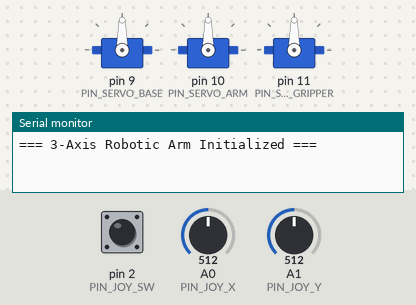
Bench run of a sketch on a simulated Arduino Uno, built with avr-gcc and run on an emulated ATmega328P. Shown: 3 × servo, the last lines printed to the serial monitor. Inputs (shaded band) come from the test bench; at power-on: A0 (PIN_JOY_X) = 512, A1 (PIN_JOY_Y) = 512, pin 2 (PIN_JOY_SW) HIGH.

Above: at 1.7 s.
1.8 s: A0 (PIN_JOY_X) set to 542
3.3 s: A0 (PIN_JOY_X) set to 561
At 5.7 s:
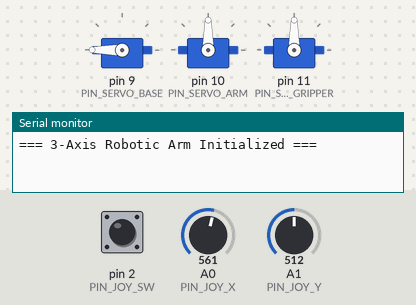
6.0 s: A1 (PIN_JOY_Y) set to 484
7.5 s: A1 (PIN_JOY_Y) set to 461
At 9.0 s:
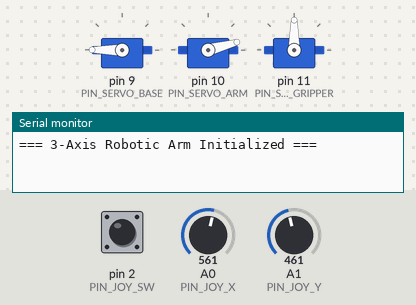
10.0 s: pin 2 (PIN_JOY_SW) pulled LOW for 0.15 s
At 11.2 s:
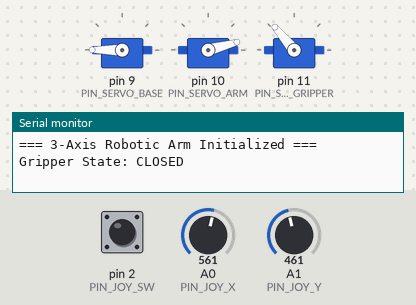
11.6 s: pin 2 (PIN_JOY_SW) pulled LOW for 1 s
At 12.6 s:
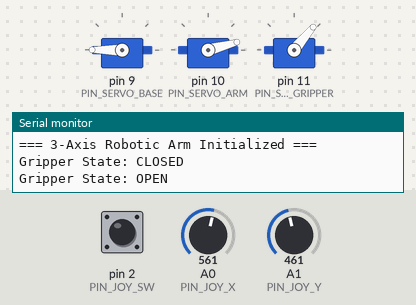
Timing chart, 0 to 14.6 s (numbered marks = the images above; inputs shaded):
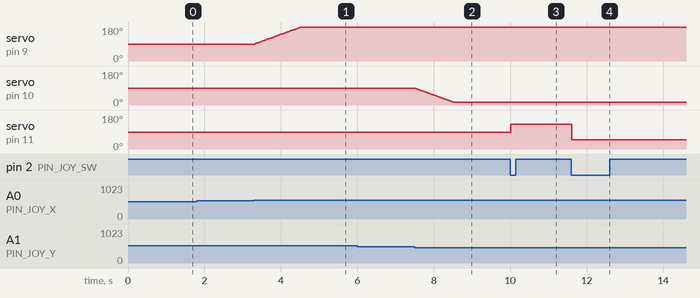

Measured:
- the behaviour switches between 550 and 551 on A0 (PIN_JOY_X) (found by bisection; images 0 and 1)
- the behaviour switches between 470 and 469 on A1 (PIN_JOY_Y) (found by bisection; images 1 and 2)
- after the input at 1.8 s, every drawn part: stays the same
- after the input at 3.3 s, servo on pin 9 (PIN_SERVO_BASE): moves from 90° to 180° over 1.2 s, starting at once
- after the input at 6.0 s, every drawn part: stays the same
- after the input at 7.5 s, servo on pin 10 (PIN_SERVO_ARM): moves from 90° to 15° over 1.0 s, starting at once
- after the input at 10.0 s, servo on pin 11 (PIN_SERVO_GRIPPER): 90° → 130° at once
- after the input at 11.6 s, servo on pin 11 (PIN_SERVO_GRIPPER): 130° → 50° at once

The sketch:

Robotic_Arm_Joystick_Control.ino
```cpp
/*
 * ============================================================================
 * Project: 3-Axis Robotic Arm - Joystick Control
 * Board:   Arduino Uno (or compatible)
 * Servos:  TowerPro SG90 9g Micro Servos
 * Control: 2-Axis Analog Thumb Joystick Module (KY-023)
 * ============================================================================
 *
 * Circuit Connections:
 * --------------------
 * Joystick Module:
 *   - GND  -> Arduino GND
 *   - +5V  -> Arduino 5V
 *   - VRx  -> Arduino Analog Pin A0  (Controls Base / Axis 1)
 *   - VRy  -> Arduino Analog Pin A1  (Controls Arm Shoulder / Axis 2)
 *   - SW   -> Arduino Digital Pin 2  (Pushbutton to toggle Gripper open/close)
 *
 * Servos (TowerPro SG90):
 *   - Servo 1 (Base / Shoulder): Signal (Orange) -> Arduino Pin 9
 *   - Servo 2 (Elbow / Arm):     Signal (Orange) -> Arduino Pin 10
 *   - Servo 3 (Claw / Gripper):  Signal (Orange) -> Arduino Pin 11 (Optional / 3rd Axis)
 *   - All Servos VCC (Red)       -> 5V (Breadboard power rail)
 *   - All Servos GND (Brown)     -> GND (Breadboard ground rail)
 *
 * Note on Power:
 * When running multiple servos simultaneously, it is recommended to power
 * the servos using an external 5V (1A-2A) power supply, with the external
 * GND connected to the Arduino GND.
 * ============================================================================
 */

#include <Servo.h>

// --- Pin Definitions ---
const int PIN_JOY_X   = A0;  // Joystick X-axis analog input
const int PIN_JOY_Y   = A1;  // Joystick Y-axis analog input
const int PIN_JOY_SW  = 2;   // Joystick pushbutton switch

const int PIN_SERVO_BASE    = 9;   // Servo 1: Base / Main link
const int PIN_SERVO_ARM     = 10;  // Servo 2: Arm / Elbow joint
const int PIN_SERVO_GRIPPER = 11;  // Servo 3: Gripper / Claw (optional 3rd axis)

// --- Servo Objects ---
Servo servoBase;
Servo servoArm;
Servo servoGripper;

// --- Servo Angle Variables (Starting at center position) ---
float angleBase    = 90.0;
float angleArm     = 90.0;
int   angleGripper = 90.0;

// --- Angle Limits (Prevent mechanical jamming) ---
const int MIN_BASE_ANGLE = 0;
const int MAX_BASE_ANGLE = 180;

const int MIN_ARM_ANGLE  = 15;
const int MAX_ARM_ANGLE  = 165;

const int GRIPPER_OPEN   = 50;   // Open claw position
const int GRIPPER_CLOSE  = 130;  // Closed claw position
bool isGripperClosed     = false;

// --- Joystick Calibration & Deadzone ---
// Center rest value is typically around 512 (0 - 1023)
const int JOY_CENTER_MIN = 470;
const int JOY_CENTER_MAX = 550;
const float STEP_SPEED   = 1.5;   // Speed of movement per loop iteration

// Debounce for switch
int lastButtonState = HIGH;
unsigned long lastDebounceTime = 0;
const unsigned long debounceDelay = 200;

void setup() {
  Serial.begin(9600);
  Serial.println(F("=== 3-Axis Robotic Arm Initialized ==="));

  // Initialize joystick switch with internal pull-up resistor
  pinMode(PIN_JOY_SW, INPUT_PULLUP);

  // Attach servos to PWM pins
  servoBase.attach(PIN_SERVO_BASE);
  servoArm.attach(PIN_SERVO_ARM);
  servoGripper.attach(PIN_SERVO_GRIPPER);

  // Set servos to initial positions
  servoBase.write((int)angleBase);
  servoArm.write((int)angleArm);
  servoGripper.write(angleGripper);
  delay(500);
}

void loop() {
  // 1. Read Analog Joystick Values (0 - 1023)
  int xVal = analogRead(PIN_JOY_X);
  int yVal = analogRead(PIN_JOY_Y);

  // -------------------------------------------------------------
  // CONTROL AXIS 1: BASE / MAIN SHOULDER (X-Axis)
  // Position-Hold Rate Control:
  // Moving the stick away from center increases or decreases angle.
  // Releasing the stick to center HOLDS the current position.
  // -------------------------------------------------------------
  if (xVal > JOY_CENTER_MAX) {
    // Map speed proportionally to stick deflection
    float speedFactor = map(xVal, JOY_CENTER_MAX, 1023, 1, 3);
    angleBase += STEP_SPEED * speedFactor;
    if (angleBase > MAX_BASE_ANGLE) angleBase = MAX_BASE_ANGLE;
  }
  else if (xVal < JOY_CENTER_MIN) {
    float speedFactor = map(xVal, JOY_CENTER_MIN, 0, 1, 3);
    angleBase -= STEP_SPEED * speedFactor;
    if (angleBase < MIN_BASE_ANGLE) angleBase = MIN_BASE_ANGLE;
  }

  // -------------------------------------------------------------
  // CONTROL AXIS 2: ARM / ELBOW (Y-Axis)
  // -------------------------------------------------------------
  if (yVal > JOY_CENTER_MAX) {
    float speedFactor = map(yVal, JOY_CENTER_MAX, 1023, 1, 3);
    angleArm += STEP_SPEED * speedFactor;
    if (angleArm > MAX_ARM_ANGLE) angleArm = MAX_ARM_ANGLE;
  }
  else if (yVal < JOY_CENTER_MIN) {
    float speedFactor = map(yVal, JOY_CENTER_MIN, 0, 1, 3);
    angleArm -= STEP_SPEED * speedFactor;
    if (angleArm < MIN_ARM_ANGLE) angleArm = MIN_ARM_ANGLE;
  }

  // -------------------------------------------------------------
  // CONTROL AXIS 3: GRIPPER / CLAW (Pushbutton Toggle)
  // Pressing joystick button toggles claw open / close
  // -------------------------------------------------------------
  int reading = digitalRead(PIN_JOY_SW);
  if (reading == LOW && lastButtonState == HIGH && (millis() - lastDebounceTime) > debounceDelay) {
    lastDebounceTime = millis();
    isGripperClosed = !isGripperClosed;
    angleGripper = isGripperClosed ? GRIPPER_CLOSE : GRIPPER_OPEN;
    servoGripper.write(angleGripper);
    Serial.print(F("Gripper State: "));
    Serial.println(isGripperClosed ? F("CLOSED") : F("OPEN"));
  }
  lastButtonState = reading;

  // -------------------------------------------------------------
  // UPDATE SERVOS
  // -------------------------------------------------------------
  servoBase.write((int)angleBase);
  servoArm.write((int)angleArm);

  // Smooth delay to control refresh rate
  delay(20);
}
```
